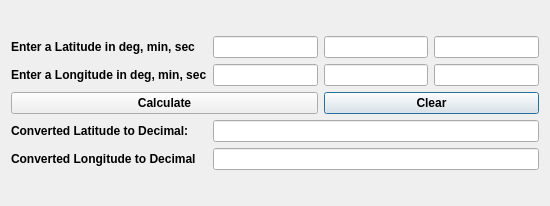
<?xml version="1.0" encoding="UTF-8"?>
<ui version="4.0">
 <class>ToDecimalDialogBase</class>
 <widget class="QDialog" name="ToDecimalDialogBase">
  <property name="geometry">
   <rect>
    <x>0</x>
    <y>0</y>
    <width>550</width>
    <height>206</height>
   </rect>
  </property>
  <property name="windowTitle">
   <string>To Decimal</string>
  </property>
  <layout class="QGridLayout" name="gridLayout_2">
   <item row="0" column="0">
    <layout class="QGridLayout" name="gridLayout">
     <item row="0" column="0">
      <widget class="QLabel" name="label">
       <property name="font">
        <font>
         <weight>75</weight>
         <bold>true</bold>
        </font>
       </property>
       <property name="text">
        <string>Enter a Latitude in deg, min, sec  </string>
       </property>
      </widget>
     </item>
     <item row="0" column="1">
      <widget class="QLineEdit" name="lineEdit_1"/>
     </item>
     <item row="0" column="2">
      <widget class="QLineEdit" name="lineEdit_2"/>
     </item>
     <item row="0" column="3">
      <widget class="QLineEdit" name="lineEdit_3"/>
     </item>
     <item row="1" column="0">
      <widget class="QLabel" name="label_2">
       <property name="font">
        <font>
         <weight>75</weight>
         <bold>true</bold>
        </font>
       </property>
       <property name="text">
        <string>Enter a Longitude in deg, min, sec</string>
       </property>
      </widget>
     </item>
     <item row="1" column="1">
      <widget class="QLineEdit" name="lineEdit_4"/>
     </item>
     <item row="1" column="2">
      <widget class="QLineEdit" name="lineEdit_5"/>
     </item>
     <item row="1" column="3">
      <widget class="QLineEdit" name="lineEdit_6"/>
     </item>
     <item row="3" column="0">
      <widget class="QLabel" name="label_3">
       <property name="font">
        <font>
         <weight>75</weight>
         <bold>true</bold>
        </font>
       </property>
       <property name="text">
        <string>Converted Latitude to Decimal:</string>
       </property>
      </widget>
     </item>
     <item row="4" column="0">
      <widget class="QLabel" name="label_4">
       <property name="font">
        <font>
         <weight>75</weight>
         <bold>true</bold>
        </font>
       </property>
       <property name="text">
        <string>Converted Longitude to Decimal </string>
       </property>
      </widget>
     </item>
     <item row="4" column="1" colspan="3">
      <widget class="QLineEdit" name="lineEdit_8"/>
     </item>
     <item row="3" column="1" colspan="3">
      <widget class="QLineEdit" name="lineEdit_7"/>
     </item>
     <item row="2" column="2" colspan="2">
      <widget class="QPushButton" name="pushButton_1">
       <property name="font">
        <font>
         <weight>75</weight>
         <bold>true</bold>
        </font>
       </property>
       <property name="text">
        <string>Clear</string>
       </property>
      </widget>
     </item>
     <item row="2" column="0" colspan="2">
      <widget class="QPushButton" name="pushButton">
       <property name="font">
        <font>
         <weight>75</weight>
         <bold>true</bold>
        </font>
       </property>
       <property name="text">
        <string>Calculate</string>
       </property>
      </widget>
     </item>
    </layout>
   </item>
  </layout>
 </widget>
 <resources/>
 <connections>
  <connection>
   <sender>pushButton_1</sender>
   <signal>clicked()</signal>
   <receiver>lineEdit_7</receiver>
   <slot>clear()</slot>
   <hints>
    <hint type="sourcelabel">
     <x>386</x>
     <y>100</y>
    </hint>
    <hint type="destinationlabel">
     <x>386</x>
     <y>148</y>
    </hint>
   </hints>
  </connection>
  <connection>
   <sender>pushButton_1</sender>
   <signal>clicked()</signal>
   <receiver>lineEdit_8</receiver>
   <slot>clear()</slot>
   <hints>
    <hint type="sourcelabel">
     <x>386</x>
     <y>100</y>
    </hint>
    <hint type="destinationlabel">
     <x>386</x>
     <y>193</y>
    </hint>
   </hints>
  </connection>
 </connections>
</ui>
